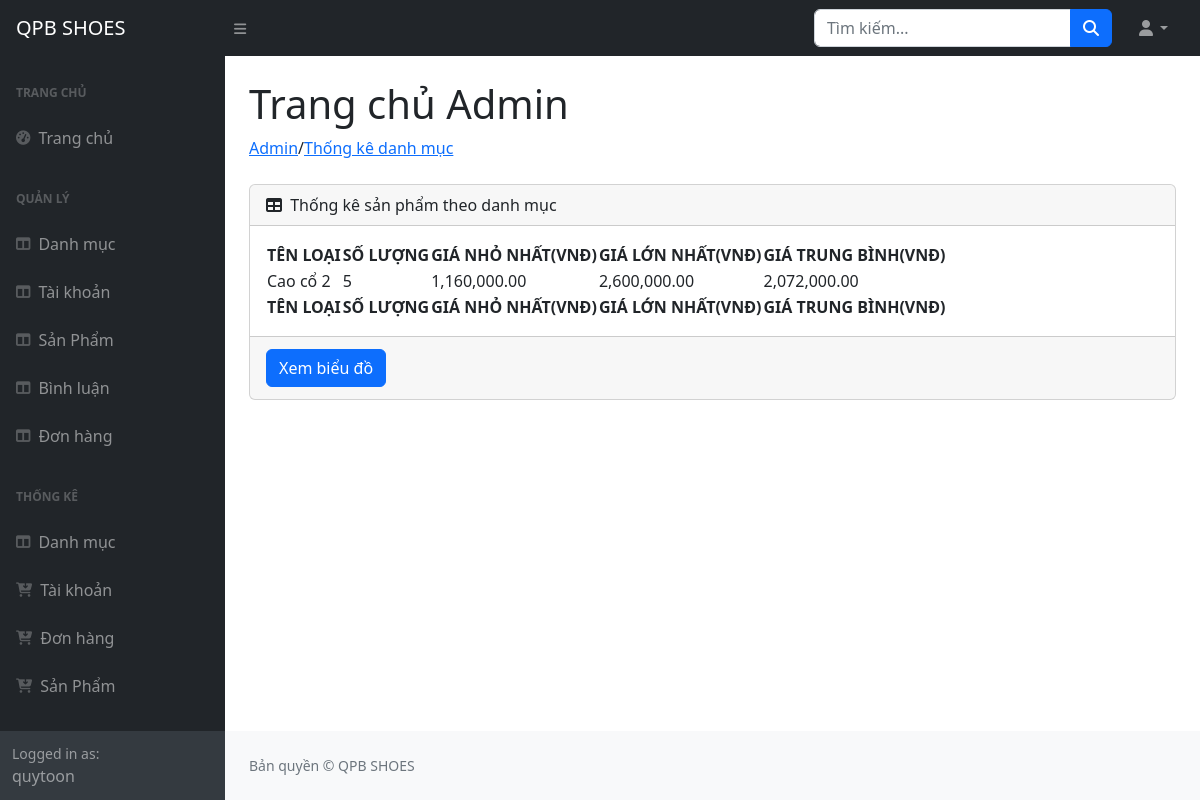
/admin/index.php?act=thongkedanhmuc (signed in), run on the app's committed database.
### tables this page shows
CREATE TABLE `danhmuc` (
  `idDanhMuc` int(11) NOT NULL,
  `tenDanhMuc` varchar(255) NOT NULL,
  `TrangThai` int(11) NOT NULL
);

### model/pdo.php (called while the page is built, shortened)
<?php
function pdo_get_connection()
{
    $servername = "localhost";
    $username = "root";
    $password = "";
    try {
        $conn = new PDO("mysql:host=$servername;dbname=pro1014-websitebangiaypoly-nhom12", $username, $password);
        $conn->setAttribute(PDO::ATTR_ERRMODE, PDO::ERRMODE_EXCEPTION);
        return $conn;
    } catch (PDOException $e) {
        echo "Connection failed: " . $e->getMessage();
    }
}
function pdo_query($sql)
{
    $sql_args = array_slice(func_get_args(), 1);
    try {
        $conn = pdo_get_connection();
        $stmt = $conn->prepare($sql);
        $stmt->execute($sql_args);
        $rows = $stmt->fetchAll();
        return $rows;
    } catch (PDOException $e) {
        throw $e;
    } finally {
        unset($conn);
    }
}
?>

### model/thongke.php (called while the page is built, shortened)
<?php
function loadthongke_danhmuc()
{
    $sql = "select dm.idDanhMuc,dm.tenDanhMuc,COUNT(*) 'soluong', MIN(Gia) 'gia_min',
    MAX(Gia) 'gia_max', AVG(Gia) 'gia_avg'
    from danhmuc dm join sanpham sp on dm.idDanhMuc=sp.iddm
    Group by dm.idDanhMuc, dm.tenDanhMuc order by soluong DESC;";
    return pdo_query($sql);
}
?>

### admin/thongke/thongkedanhmuc.php (the view)
/<a href="index.php?act=thongkedanhmuc">Thống kê danh mục</a></li>
</ol>
<div class="card mb-4">
    <div class="card-header">
        <i class="fas fa-table me-1"></i>
        Thống kê sản phẩm theo danh mục
    </div>
    <div class="card-body">
        <table id="datatablesSimple">
            <thead>
                <tr>
                    <th>TÊN LOẠI</th>
                    <th>SỐ LƯỢNG</th>
                    <th>GIÁ NHỎ NHẤT(VNĐ)</th>
                    <th>GIÁ LỚN NHẤT(VNĐ)</th>
                    <th>GIÁ TRUNG BÌNH(VNĐ)</th>
                </tr>
            </thead>
            <tfoot>
                <tr>
                    <th>TÊN LOẠI</th>
                    <th>SỐ LƯỢNG</th>
                    <th>GIÁ NHỎ NHẤT(VNĐ)</th>
                    <th>GIÁ LỚN NHẤT(VNĐ)</th>
                    <th>GIÁ TRUNG BÌNH(VNĐ)</th>
                </tr>
            </tfoot>
            <tbody>
                <?php
                foreach ($thongkedm as $key) {
                    extract($key);
                    echo '<tr>
                                        <td>' . $tenDanhMuc . '</td>
                                        <td>' . $soluong . '</td>
                                        <td>' . number_format($gia_min, 2, '.', ',') . '</td>
                                        <td>' . number_format($gia_max, 2, '.', ',') . '</td>
                                        <td>' . number_format($gia_avg, 2, '.', ',') . '</td>
                                    </tr>';
                }
                ?>
            </tbody>
        </table>
    </div>
    <div class="card-footer">
        <a href="index.php?act=bieudodanhmuc"> <input class="btn btn-primary my-1" type="button"
                value="Xem biểu đồ"></a>
    </div>
</div>
</main>

### data on the page
danhmuc: tenDanhMuc "Cao cổ 2", soluong "5", gia_min "1,160,000.00", gia_max "2,600,000.00", gia_avg "2,072,000.00"

### other printed values
$_SESSION['TenTaiKhoan']['TenTaiKhoan'] "quytoon"
